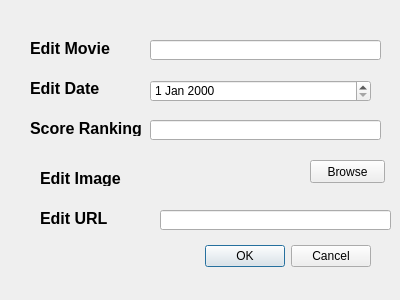
<?xml version="1.0" encoding="UTF-8"?>
<ui version="4.0">
 <class>EditDialog</class>
 <widget class="QDialog" name="EditDialog">
  <property name="geometry">
   <rect>
    <x>0</x>
    <y>0</y>
    <width>400</width>
    <height>300</height>
   </rect>
  </property>
  <property name="windowTitle">
   <string>Edit Dialog</string>
  </property>
  <widget class="QDialogButtonBox" name="buttonBox">
   <property name="geometry">
    <rect>
     <x>30</x>
     <y>240</y>
     <width>341</width>
     <height>32</height>
    </rect>
   </property>
   <property name="orientation">
    <enum>Qt::Horizontal</enum>
   </property>
   <property name="standardButtons">
    <set>QDialogButtonBox::Cancel|QDialogButtonBox::Ok</set>
   </property>
  </widget>
  <widget class="QLabel" name="label_2">
   <property name="geometry">
    <rect>
     <x>30</x>
     <y>80</y>
     <width>101</width>
     <height>16</height>
    </rect>
   </property>
   <property name="font">
    <font>
     <pointsize>12</pointsize>
     <weight>75</weight>
     <bold>true</bold>
    </font>
   </property>
   <property name="text">
    <string>Edit Date</string>
   </property>
  </widget>
  <widget class="QLineEdit" name="lineEdit_3">
   <property name="geometry">
    <rect>
     <x>160</x>
     <y>210</y>
     <width>231</width>
     <height>20</height>
    </rect>
   </property>
  </widget>
  <widget class="QLabel" name="label_5">
   <property name="geometry">
    <rect>
     <x>40</x>
     <y>170</y>
     <width>101</width>
     <height>16</height>
    </rect>
   </property>
   <property name="font">
    <font>
     <pointsize>12</pointsize>
     <weight>75</weight>
     <bold>true</bold>
    </font>
   </property>
   <property name="text">
    <string>Edit Image</string>
   </property>
  </widget>
  <widget class="QLineEdit" name="lineEdit">
   <property name="geometry">
    <rect>
     <x>150</x>
     <y>40</y>
     <width>231</width>
     <height>20</height>
    </rect>
   </property>
  </widget>
  <widget class="QLabel" name="label">
   <property name="geometry">
    <rect>
     <x>30</x>
     <y>40</y>
     <width>101</width>
     <height>16</height>
    </rect>
   </property>
   <property name="font">
    <font>
     <pointsize>12</pointsize>
     <weight>75</weight>
     <bold>true</bold>
    </font>
   </property>
   <property name="text">
    <string>Edit Movie</string>
   </property>
  </widget>
  <widget class="QDateEdit" name="dateEdit">
   <property name="geometry">
    <rect>
     <x>150</x>
     <y>80</y>
     <width>221</width>
     <height>22</height>
    </rect>
   </property>
  </widget>
  <widget class="QLineEdit" name="lineEdit_2">
   <property name="geometry">
    <rect>
     <x>150</x>
     <y>120</y>
     <width>231</width>
     <height>20</height>
    </rect>
   </property>
  </widget>
  <widget class="QLabel" name="label_3">
   <property name="geometry">
    <rect>
     <x>30</x>
     <y>120</y>
     <width>121</width>
     <height>16</height>
    </rect>
   </property>
   <property name="font">
    <font>
     <pointsize>12</pointsize>
     <weight>75</weight>
     <bold>true</bold>
    </font>
   </property>
   <property name="text">
    <string>Score Ranking</string>
   </property>
  </widget>
  <widget class="QLabel" name="label_4">
   <property name="geometry">
    <rect>
     <x>40</x>
     <y>210</y>
     <width>101</width>
     <height>16</height>
    </rect>
   </property>
   <property name="font">
    <font>
     <pointsize>12</pointsize>
     <weight>75</weight>
     <bold>true</bold>
    </font>
   </property>
   <property name="text">
    <string>Edit URL</string>
   </property>
  </widget>
  <widget class="QPushButton" name="pushButton">
   <property name="geometry">
    <rect>
     <x>310</x>
     <y>160</y>
     <width>75</width>
     <height>23</height>
    </rect>
   </property>
   <property name="text">
    <string>Browse</string>
   </property>
  </widget>
 </widget>
 <resources/>
 <connections>
  <connection>
   <sender>buttonBox</sender>
   <signal>accepted()</signal>
   <receiver>EditDialog</receiver>
   <slot>accept()</slot>
   <hints>
    <hint type="sourcelabel">
     <x>248</x>
     <y>254</y>
    </hint>
    <hint type="destinationlabel">
     <x>157</x>
     <y>274</y>
    </hint>
   </hints>
  </connection>
  <connection>
   <sender>buttonBox</sender>
   <signal>rejected()</signal>
   <receiver>EditDialog</receiver>
   <slot>reject()</slot>
   <hints>
    <hint type="sourcelabel">
     <x>316</x>
     <y>260</y>
    </hint>
    <hint type="destinationlabel">
     <x>286</x>
     <y>274</y>
    </hint>
   </hints>
  </connection>
 </connections>
</ui>
